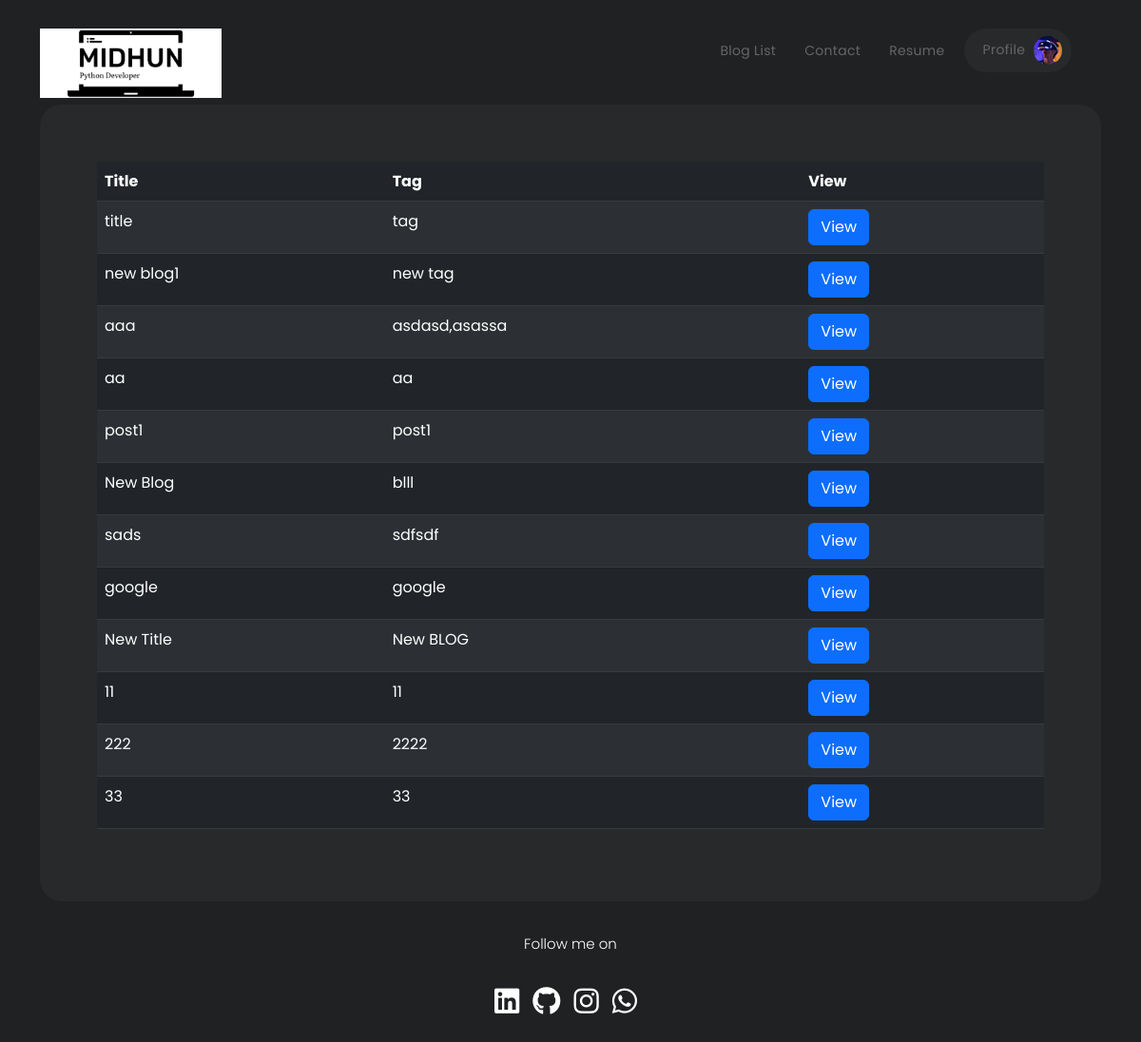
Before: /blog-list/ with the older database file.
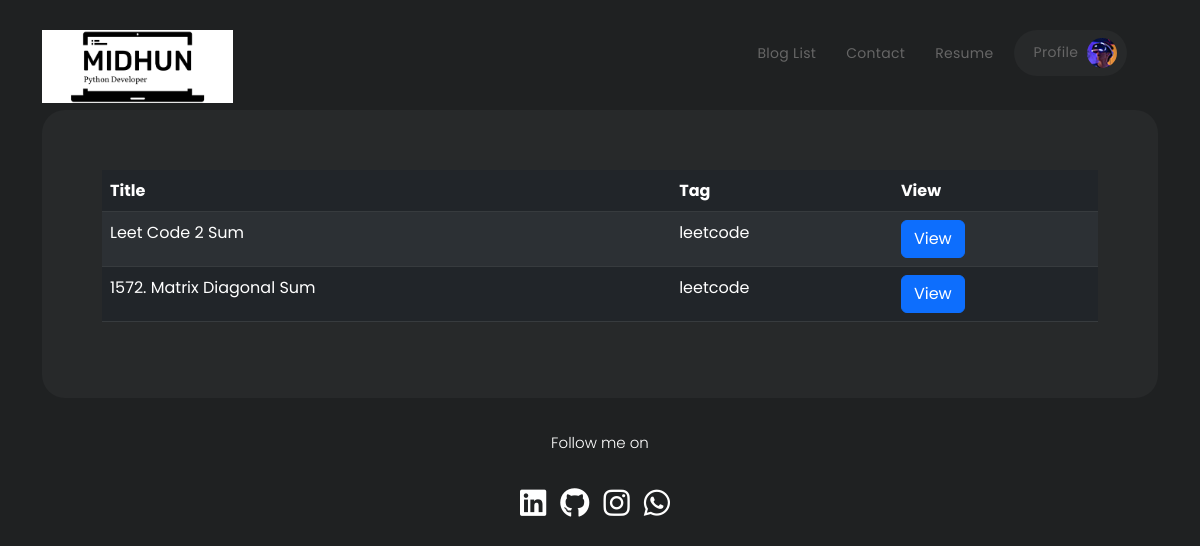
After: the same page with the newer database file.
### core/models.py (models this page shows, shortened)
class BlogModel(models.Model):
    title = models.CharField(max_length=50)
    content =FroalaField()
    created_at = models.DateTimeField(auto_now=True)
    updated_at = models.DateTimeField(auto_now=True)
    tags = models.CharField(max_length=100)
    user = models.ForeignKey(User, blank=True, null=True, on_delete=models.CASCADE)

### core/views.py (the view)
# urls.py: path("blog-list/", views.BlogListView.as_view(), name='blog_list'),
class BlogListView(generic.TemplateView):
    def get(self, request, *args, **kwargs):
        context = {}
        data = models.BlogModel.objects.values('title','tags','content','id')
        context['data'] = data
        return render(request, 'blog_list.html', context)

### core/templates/blog_list.html (shortened to what this page needs)
{% extends "base.html" %}
{% block content %}
    <link rel="stylesheet" type="text/css" href="https://cdn.datatables.net/1.12.1/css/dataTables.bootstrap5.min.css">
    <div class="table-responsive">
        <table id="example" class="table table-hover table-striped table-dark">
            <thead>
            <tr>
                <th>Title</th>
                <th>Tag</th>
                <th>View</th>
            </tr>
            </thead>
            <tbody>
            {% for i in data %}
                <tr class="apples">
                    <td>{{ i.title }}</td>
                    <td>{{ i.tags }}</td>
                    <td>
                        <button class="btn btn-primary" data-bs-toggle="modal" data-bs-target="#exampleModal-{{ i.id }}">View
                        </button>
                    </td>
                </tr>
            {% endfor %}
            </tbody>
        </table>
    </div>
{% endblock %}

### core/templates/base.html (shortened to what this page needs)
<!DOCTYPE html>
<html lang="en">
<head>
    {% load static %}
    <link href="{% static 'vendor/bootstrap/css/bootstrap.min.css' %}" rel="stylesheet">
    <link rel="stylesheet" href="{% static 'assets/css/fontawesome.css' %}">
    <link rel="stylesheet" href="{% static 'assets/css/templatemo-cyborg-gaming.css' %}">
    <link rel="stylesheet" href="{% static 'assets/css/owl.css' %}">
    <link rel="stylesheet" href="https://unpkg.com/swiper@7/swiper-bundle.min.css"/>
</head>
<body>
<header class="header-area header-sticky">
    <div class="container">
        <div class="row">
            <div class="col-12">
                <nav class="main-nav">
                    <a href="/" class="logo">
                        <img src="{% static "assets/images/logo-color.png" %}" alt="">
                    </a>
                    <ul class="nav">
                        {% block topbar %}
                            {% include "topbar.html" %}
                        {% endblock topbar %}
                    </ul>
                </nav>
            </div>
        </div>
    </div>
</header>
<div class="container">
    <div class="row">
        <div class="col-lg-12">
            <div class="page-content">
                {% block content %}
                {% endblock %}
            </div>
        </div>
    </div>
</div>
<footer>
    <div class="container">
        <div class="row">
            <div class="col-lg-12">
                <p>Follow me on
                    <br><br>
                  <a href="https://www.linkedin.com/in/midhuns98/" style="margin-right:10px" target="_blank"><i class="fa-brands fa-linkedin fa-2x"></i></a>
                  <a href="https://github.com/midhun98" style="margin-right:10px" target="_blank"><i class="fa-brands fa-github fa-2x"></i></a>
                  <a href="https://www.instagram.com/midhun.1/" style="margin-right:10px" target="_blank"><i class="fa-brands fa-instagram fa-2x"></i></a>
                  <a href="https://wa.link/i7i65w" style="margin-right:10px" target="_blank"><i class="fa-brands fa-whatsapp fa-2x"></i></a>
                </p>
            </div>
        </div>
    </div>
</footer>
</body>
</html>

### core/templates/topbar.html (shortened to what this page needs)
{% load static %}
<li><a href="{% url 'blog_list'%}">Blog List</a></li>
<li><a href="{% url 'contacts_page'%}">Contact</a></li>
<li><a href="{% url 'resume_page'%}">Resume</a></li>
<li><a href="/">Profile <img src="{% static 'assets/images/profile-header.jpg' %}" alt=""></a></li>

### core/static/assets/css/templatemo-cyborg-gaming.css (style rules this page uses)
html, body, div, span, applet, object, iframe, h1, h2, h3, h4, h5, h6, p, blockquote, div pre, a, abbr, acronym, address, big, cite, code, del, dfn, em, font, img, ins, kbd, q, s, samp, small, strike, strong, sub, sup, tt, var, b, u, i, center, dl, dt, dd, ol, ul, li, figure, header, nav, section, article, aside, footer, figcaption { margin: 0; padding: 0; border: 0; outline: 0; }
ul, li { padding: 0; margin: 0; list-style: none; }
header, nav, section, article, aside, footer, hgroup { display: block; }
* { box-sizing: border-box; }
html, body { font-family: 'Poppins', sans-serif; font-weight: 400; background-color: #1e1e1e; font-size: 16px; -ms-text-size-adjust: 100%; -webkit-font-smoothing: antialiased; -moz-osx-font-smoothing: grayscale; }
a { color: #CCC; text-decoration: none !important; }
ul { margin-bottom: 0px; }
p { font-size: 15px; line-height: 30px; color: #fff; }
img { width: 100%; overflow: hidden; }
html, body { background: #1f2122; font-family: 'Poppins', sans-serif; }
body .page-content { margin-top: 110px; background-color: #27292a; padding: 60px; border-radius: 23px; }
p { font-size: 15px; color: #666; line-height: 30px; margin-bottom: 0px; }
.header-area { background-color: transparent; position: absolute; height: 70px; top: 15px; left: 0; right: 0; z-index: 100; -webkit-transition: all .5s ease 0s; -moz-transition: all .5s ease 0s; -o-transition: all .5s ease 0s; transition: all .5s ease 0s; }
.header-area .main-nav { min-height: 80px; background: transparent; display: flex; padding: 15px 0px; border-radius: 50px; }
.header-area .main-nav .logo { border-right: 1px solid #27292a; flex-basis: 25%; margin-right: 5%; -webkit-transition: all 0.3s ease 0s; -moz-transition: all 0.3s ease 0s; -o-transition: all 0.3s ease 0s; transition: all 0.3s ease 0s; }
.header-area .main-nav .logo img { width: 191px; }
.header-area .main-nav .nav { display: inline-flex; flex-basis: 70%; justify-content: flex-end; vertical-align: middle; text-align: right; margin-top: 0px; margin-right: 0px; -webkit-transition: all 0.3s ease 0s; -moz-transition: all 0.3s ease 0s; -o-transition: all 0.3s ease 0s; transition: all 0.3s ease 0s; position: relative; z-index: 999; }
.header-area .main-nav .nav li { padding-left: 10px; padding-right: 10px; display: inline-block; }
.header-area .main-nav .nav li a { display: block; font-weight: 400; font-size: 14px; text-transform: capitalize; color: #666; -webkit-transition: all 0.3s ease 0s; -moz-transition: all 0.3s ease 0s; -o-transition: all 0.3s ease 0s; transition: all 0.3s ease 0s; border: transparent; padding: 13px 10px; border-radius: 18px; letter-spacing: .3px; }
.header-area .main-nav .nav li:last-child a { background-color: #27292a; padding: 8px 10px 8px 20px; border-radius: 23px; }
.header-area .main-nav .nav li:last-child a img { max-width: 30px; border-radius: 50%; margin-left: 5px; }
.header-area.header-sticky { min-height: 70px; }
@media (max-width: 1200px) { .header-area .main-nav .nav li { padding-left: 10px; padding-right: 10px; } }
@media (max-width: 1200px) { .header-area .main-nav:before { display: none; } }
footer p { text-align: center; padding: 30px 0px; color: #fff; font-weight: 300; }
footer p a { color: #fff; transition: all .3s; }
body { overflow-x: hidden; }
@media (max-width: 1200px) { .header-area .main-nav .nav li { padding-right: 5px; padding-left: 5px; } }
@media (max-width: 1200px) { .header-area .main-nav .logo { margin-right: 30px; border-right: none; } }

### core/templates/blog_list.html (style rules this page uses)
a { color: royalblue; }
p { color: white; }
td { color: white; }

Changed rows visible on the page:
removed BlogModel: title "title", tags "tag"
removed BlogModel: title "new blog1", tags "new tag"
removed BlogModel: title "aaa", tags "asdasd,asassa"
removed BlogModel: title "aa", tags "aa"
removed BlogModel: title "post1", tags "post1"
removed BlogModel: title "New Blog", tags "blll"
removed BlogModel: title "sads", tags "sdfsdf"
removed BlogModel: title "google", tags "google"
removed BlogModel: title "New Title", tags "New BLOG"
removed BlogModel: title "11", tags "11"
removed BlogModel: title "222", tags "2222"
removed BlogModel: title "33", tags "33"
added BlogModel: title "Leet Code 2 Sum", tags "leetcode"
added BlogModel: title "1572. Matrix Diagonal Sum", tags "leetcode"
